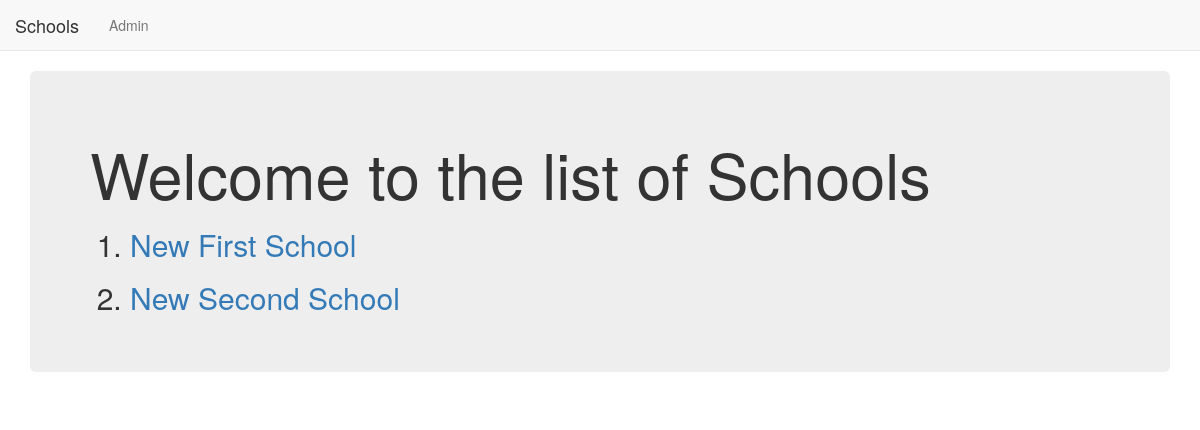
The app's page /basic_app/, older data.
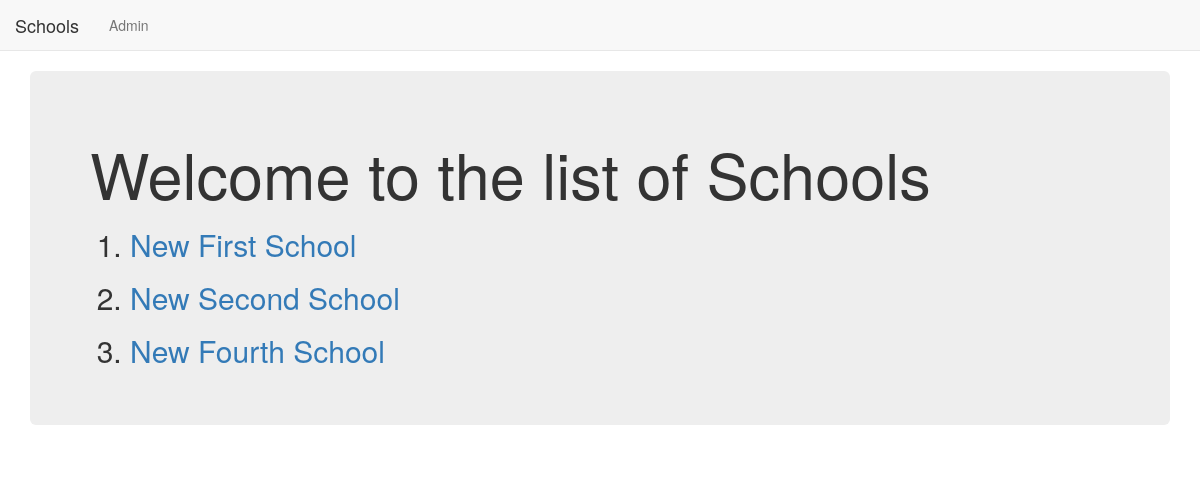
The same page, newer data.
### basic_app/models.py (models this page shows, shortened)
class School(models.Model):
    name = models.CharField(max_length=256)
    principal = models.CharField(max_length=256)
    location = models.CharField(max_length=256)

### basic_app/views.py (the view)
# urls.py: path('', views.SchoolListView.as_view(),name="list"),
class SchoolListView(ListView):
    context_object_name = "schools"
    model = models.School

### basic_app/templates/basic_app/school_list.html
{% extends "basic_app/basic_app_base.html" %}
{% block body_block %}
<div class="jumbotron">
    <h1>Welcome to the list of Schools</h1>
    <ol>
        {% for school in schools %}
        <h2><li><a href="{{school.id}}">{{school.name}}</a></li></h2>
        {% endfor %}
    </ol>
</div>
{% endblock %}

### basic_app/templates/basic_app/basic_app_base.html (shortened to what this page needs)
<html lang="en">
<head>
    <link rel="stylesheet" href="https://maxcdn.bootstrapcdn.com/bootstrap/3.3.7/css/bootstrap.min.css">
</head>
<body>
    <nav class="navbar navbar-default navbar-static-top">
        <ul class="nav navbar-nav">
            <li><a class="navbar-brand" href="{% url 'basic_app:list' %}">Schools</a></li>
            <li><a class="navbar-link" href="{% url 'admin:index' %}">Admin</a></li>
            <li><a class="navbar-link" href=""></a></li>
        </ul>
    </nav>
    <div class="container">
        {% block body_block %}
        {% endblock %}
    </div>
</body>
</html>

Row changes from the older to the newer data that the page shows:
added School: name "New Fourth School"
